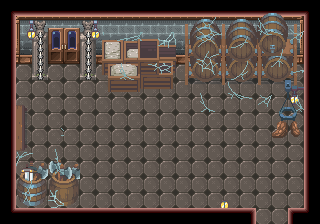

A 2D game scene composited from a Tiled map and its tileset images. What follows is a short description and the map's XML, with each tile layer's data collapsed to a summary:
An orthogonal 20x14 tile map with 16x16 px tiles, 8 tile layers (Floor, UnderWall, Walls, UpperWall, ...), 1 hidden layer not drawn, 3 tilesets.

<map version="1.10" tiledversion="1.12.2" orientation="orthogonal" renderorder="right-down" width="20" height="14" tilewidth="16" tileheight="16" infinite="0" nextlayerid="11" nextobjectid="1">
 <tileset firstgid="1" source="../tilesets/PropsV2.tsx" />
 <tileset firstgid="901" source="../tilesets/TilesetV2.tsx" />
 <tileset firstgid="1701" source="../tilesets/furniture_and_props.tsx" />
 <layer id="1" name="Floor" width="20" height="14">
  <data>[280 cells, 278 non-empty, 13 distinct tile ids]</data>
 </layer>
 <layer id="9" name="UnderWall" width="20" height="14">
  <data>[280 cells, 4 non-empty, 4 distinct tile ids]</data>
 </layer>
 <layer id="2" name="Walls" width="20" height="14">
  <data>[280 cells, 14 non-empty, 8 distinct tile ids]</data>
 </layer>
 <layer id="7" name="UpperWall" width="20" height="14">
  <data>[280 cells, 6 non-empty, 6 distinct tile ids]</data>
 </layer>
 <layer id="3" name="Furniture" width="20" height="14">
  <data>[280 cells, 80 non-empty, 76 distinct tile ids]</data>
 </layer>
 <layer id="4" name="Props" width="20" height="14">
  <data>[280 cells, 22 non-empty, 19 distinct tile ids]</data>
 </layer>
 <layer id="5" name="Props2" width="20" height="14">
  <data>[280 cells, 8 non-empty, 4 distinct tile ids]</data>
 </layer>
 <layer id="10" name="Props3" width="20" height="14">
  <data>[280 cells, 72 non-empty, 51 distinct tile ids]</data>
 </layer>
 <layer id="6" name="Collision" width="20" height="14" visible="0">
  <data>[280 cells, 138 non-empty, 1 distinct tile ids]</data>
 </layer>
</map>
